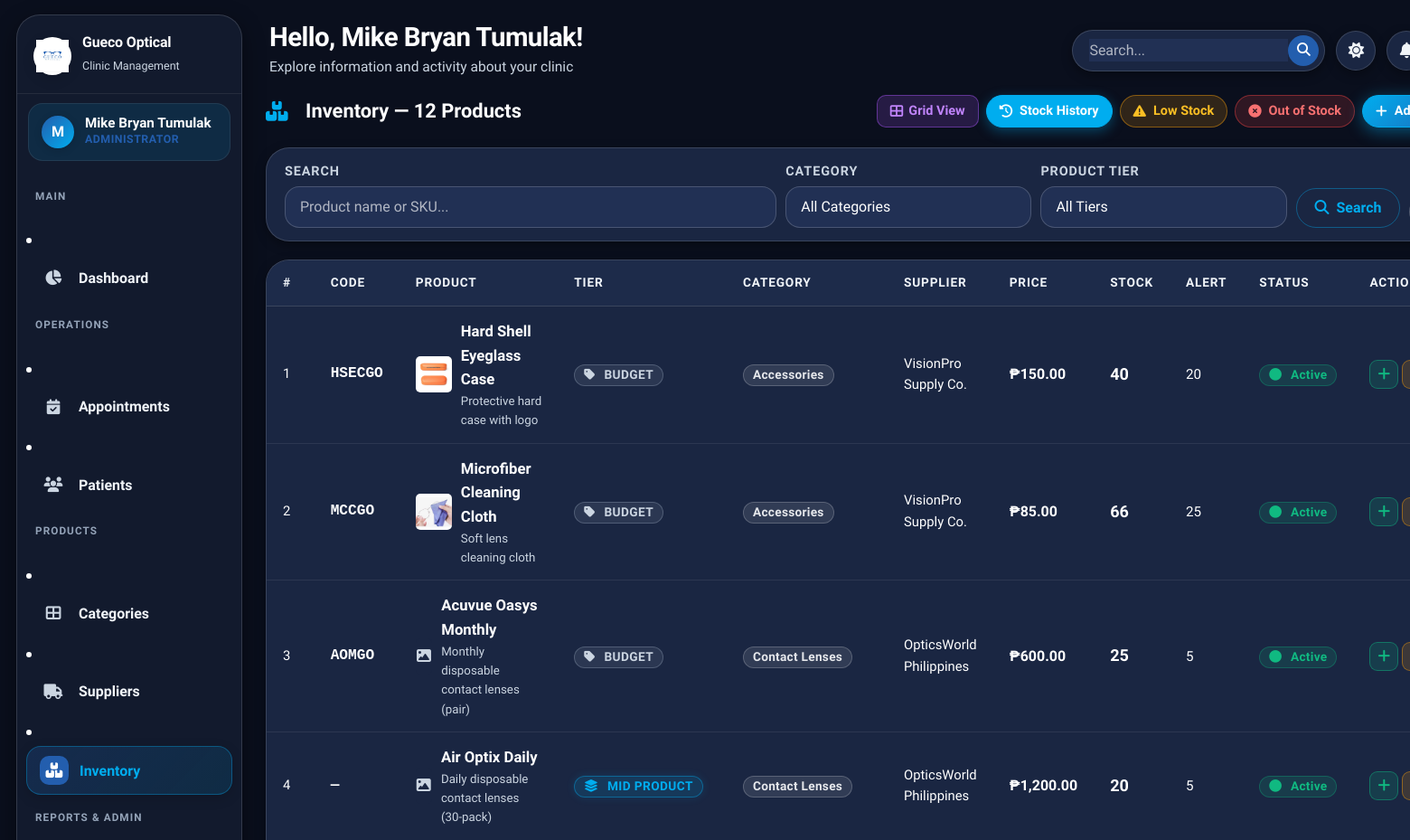
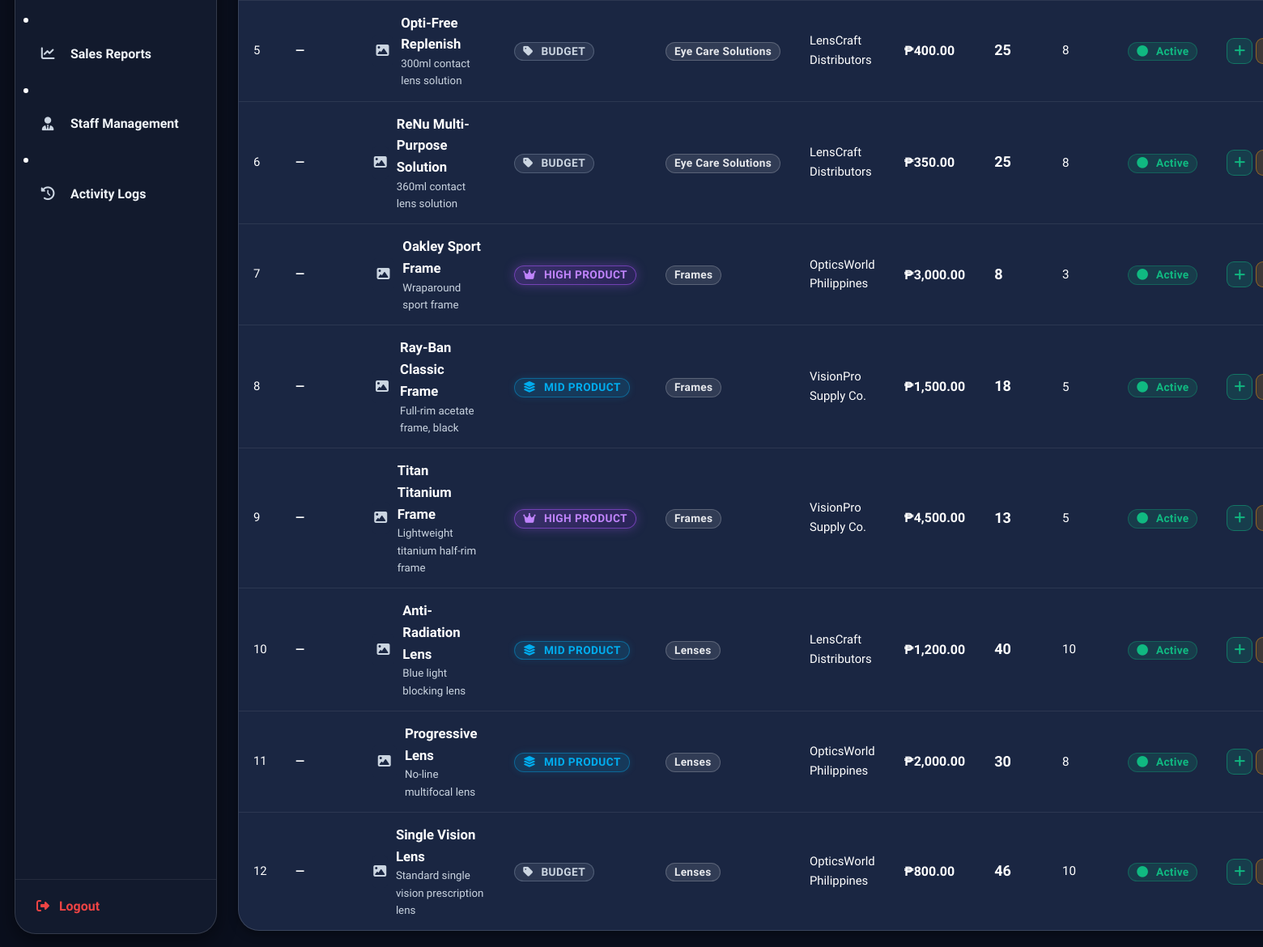
The page /admin/inventory.php (signed in) on the database its author committed (2 pictures, top to bottom).
### tables this page shows
CREATE TABLE `users` (
  `id` int(11) NOT NULL AUTO_INCREMENT,
  `full_name` varchar(100) NOT NULL,
  `email` varchar(100) NOT NULL,
  `password` varchar(255) NOT NULL,
  `role` enum('admin','doctor','saleslady') NOT NULL,
  `phone` varchar(20) DEFAULT NULL,
  `status` enum('active','inactive') DEFAULT 'active',
  `profile_photo` varchar(255) DEFAULT NULL,
  `created_at` timestamp NOT NULL DEFAULT current_timestamp(),
  `updated_at` timestamp NOT NULL DEFAULT current_timestamp() ON UPDATE current_timestamp(),
  PRIMARY KEY (`id`),
  UNIQUE KEY `email` (`email`)
);

CREATE TABLE `products` (
  `id` int(11) NOT NULL AUTO_INCREMENT,
  `category_id` int(11) NOT NULL,
  `tier` enum('budget','mid','high') NOT NULL DEFAULT 'budget',
  `supplier_id` int(11) DEFAULT NULL,
  `name` varchar(150) NOT NULL,
  `product_code` varchar(100) DEFAULT NULL,
  `description` text DEFAULT NULL,
  `image` varchar(255) DEFAULT NULL,
  `price` decimal(10,2) NOT NULL DEFAULT 0.00,
  `stock_quantity` int(11) NOT NULL DEFAULT 0,
  `low_stock_alert` int(11) NOT NULL DEFAULT 5,
  `status` enum('active','inactive') DEFAULT 'active',
  `created_at` timestamp NOT NULL DEFAULT current_timestamp(),
  `updated_at` timestamp NOT NULL DEFAULT current_timestamp() ON UPDATE current_timestamp(),
  PRIMARY KEY (`id`),
  UNIQUE KEY `unique_product_name` (`name`),
  KEY `category_id` (`category_id`),
  KEY `supplier_id` (`supplier_id`),
  KEY `idx_products_tier` (`tier`),
  CONSTRAINT `products_ibfk_1` FOREIGN KEY (`category_id`) REFERENCES `categories` (`id`),
  CONSTRAINT `products_ibfk_2` FOREIGN KEY (`supplier_id`) REFERENCES `suppliers` (`id`) ON DELETE SET NULL
);

CREATE TABLE `categories` (
  `id` int(11) NOT NULL AUTO_INCREMENT,
  `name` varchar(100) NOT NULL,
  `description` text DEFAULT NULL,
  `status` enum('active','inactive') DEFAULT 'active',
  `created_at` timestamp NOT NULL DEFAULT current_timestamp(),
  PRIMARY KEY (`id`),
  UNIQUE KEY `unique_category_name` (`name`)
);

CREATE TABLE `suppliers` (
  `id` int(11) NOT NULL AUTO_INCREMENT,
  `company_name` varchar(150) NOT NULL,
  `contact_person` varchar(100) DEFAULT NULL,
  `phone` varchar(20) DEFAULT NULL,
  `email` varchar(100) DEFAULT NULL,
  `address` text DEFAULT NULL,
  `status` enum('active','inactive') DEFAULT 'active',
  `created_at` timestamp NOT NULL DEFAULT current_timestamp(),
  `updated_at` timestamp NOT NULL DEFAULT current_timestamp() ON UPDATE current_timestamp(),
  PRIMARY KEY (`id`),
  UNIQUE KEY `unique_company_name` (`company_name`)
);

### admin/inventory.php (the view, shortened to what this page needs)
<?php
require_once __DIR__ . '/../config/functions.php';
$db = getDB();
$search = sanitize($_GET['search'] ?? '');
$where = ['1=1']; $params = [];
$whereStr = implode(' AND ', $where);
$products = $db->prepare("
    SELECT p.*, c.name as cat_name, s.company_name as supplier_name
    FROM products p
    JOIN categories c ON c.id=p.category_id
    LEFT JOIN suppliers s ON s.id=p.supplier_id
    WHERE $whereStr ORDER BY c.name, p.name ASC
");
$products->execute($params); $products = $products->fetchAll();
$extraHead = '<link rel="stylesheet" href="'.BASE_URL.'assets/css/pages/inventory.css?v='.time().'">';
include __DIR__ . '/../includes/header.php';
?>
<div class="section-header">
  <h5><i  class="fas fa-boxes me-2 inv-b6b6a8"></i>Inventory — <?= count($products) ?> Products</h5>
  <div class="inv-96b971">
    <button id="viewToggleBtn" class="btn btn-view-toggle btn-sm" onclick="toggleView()"><i class="fas fa-th-large"></i> Grid View</button>
    <a href="inventory_logs.php" class="btn btn-info btn-sm text-white"><i class="fas fa-history"></i> Stock History</a>
    <a href="?stock=low" class="btn btn-warning btn-sm"><i class="fas fa-exclamation-triangle"></i> Low Stock</a>
    <a href="?stock=out" class="btn btn-danger btn-sm"><i class="fas fa-times-circle"></i> Out of Stock</a>
    <button class="btn btn-primary btn-sm" onclick="openModal('addProductModal')"><i class="fas fa-plus"></i> Add Product</button>
  </div>
</div>
<div  class="card inv-684111">
  <div  class="card-body inv-140fb6">
    <form method="GET" class="inv-7cdce4">
      <div class="inv-ce6b9e"><label  class="form-label inv-7c8fee">Search</label>
        <input type="text" name="search" class="form-control" placeholder="Product name or SKU..." value="<?= htmlspecialchars($search) ?>"></div>
      <div class="inv-398dad"><label  class="form-label inv-7c8fee">Category</label>
        <select name="cat" class="form-select">
          <option value="">All Categories</option>
        </select></div>
      <div class="inv-398dad"><label  class="form-label inv-7c8fee">Product Tier</label>
        <select name="tier" class="form-select">
          <option value="">All Tiers</option>
        </select></div>
      <div><button type="submit" class="btn btn-outline-primary"><i class="fas fa-search"></i> Search</button></div>
    </form>
  </div>
</div>
<div class="table-wrapper" id="tableView">
  <div class="table-responsive">
    <table class="table">
      <thead><tr><th>#</th><th>CODE</th><th>Product</th><th>Tier</th><th>Category</th><th>Supplier</th><th>Price</th><th>Stock</th><th>Alert</th><th>Status</th><th>Actions</th></tr></thead>
      <tbody>
        <?php if (empty($products)): ?>
        <tr><td colspan="11"><div class="empty-state"><div class="empty-icon"><i class="fas fa-boxes"></i></div><h6>No products found</h6></div></td></tr>
        <?php else: ?>
        <?php foreach ($products as $i => $p): ?>
        <?php
          $isLow = $p['stock_quantity'] <= $p['low_stock_alert'];
          $isOut = $p['stock_quantity'] == 0;
          $rowClass = $isOut ? 'table-row-out' : ($isLow ? 'table-row-low' : '');
        ?>
        <tr class="<?= $rowClass ?>">
          <td class="inv-67fd48"><?= $i+1 ?></td>
          <td style="font-family:monospace; color:var(--text-primary); font-size:0.85rem; font-weight:600;"><?= sanitize($p['product_code'] ?: '—') ?></td>
          <td>
            <div style="display:flex; align-items:center; gap:10px;">
              <?php if($p['image']): ?>
                <img src="<?= BASE_URL ?>assets/images/products/<?= $p['image'] ?>" alt="Product" style="width:40px; height:40px; object-fit:cover; border-radius:5px;">
              <?php else: ?>
                <div style="width:40px; height:40px; background:var(--bg-card); border-radius:5px; display:flex; align-items:center; justify-content:center; color:var(--text-muted);"><i class="fas fa-image"></i></div>
              <?php endif; ?>
              <div>
                <div class="inv-bac3c9"><?= sanitize($p['name']) ?></div>
                <div class="inv-26a4f5"><?= sanitize($p['description'] ?: '—') ?></div>
              </div>
            </div>
          </td>
          <td><?= tierBadge($p['tier'] ?? 'budget') ?></td>
          <td><span class="badge bg-secondary"><?= sanitize($p['cat_name']) ?></span></td>
          <td class="inv-67fd48"><?= sanitize($p['supplier_name'] ?? '—') ?></td>
          <td class="inv-c0f652"><?= formatCurrency($p['price']) ?></td>
          <td>
            <span style="font-weight:700;font-size:.95rem;color:<?= $isOut?'#DC2626':($isLow?'#EF4444':'var(--text-primary)') ?>">
              <?= $p['stock_quantity'] ?>
            </span>
          </td>
          <td class="inv-00a7ed"><?= $p['low_stock_alert'] ?></td>
          <td><?= statusBadge($p['status']) ?></td>
          <td>
            <div class="inv-152c49">
              <button class="btn btn-sm btn-success btn-icon" title="Stock In" onclick="openStockModal(<?= $p['id'] ?>, '<?= addslashes($p['name']) ?>', 'stock_in')"><i class="fas fa-plus"></i></button>
              <button class="btn btn-sm btn-warning btn-icon" title="Stock Out" onclick="openStockModal(<?= $p['id'] ?>, '<?= addslashes($p['name']) ?>', 'stock_out')"><i class="fas fa-minus"></i></button>
            </div>
          </td>
        </tr>
        <?php endforeach; ?>
        <?php endif; ?>
      </tbody>
    </table>
  </div>
</div>
<?php include __DIR__ . '/../includes/footer.php'; ?>

### includes/header.php (shortened to what this page needs)
<?php
require_once __DIR__ . '/../config/functions.php';
$user        = getCurrentUser();
$fullName    = $user['full_name'] ?? 'Admin';
$initials    = strtoupper(substr($fullName, 0, 1));
$userTheme = $_COOKIE['gueco_theme'] ?? ($_COOKIE['theme'] ?? 'dark');
$currentTheme = ($userTheme === 'light') ? 'light' : 'dark';
?>
<!DOCTYPE html>
<html lang="en" data-theme="<?= $currentTheme ?>">
<head>
  <link href="https://cdn.jsdelivr.net/npm/bootstrap@5.3.3/dist/css/bootstrap.min.css" rel="stylesheet">
  <link rel="stylesheet" href="https://cdnjs.cloudflare.com/ajax/libs/font-awesome/6.5.0/css/all.min.css">
  <link rel="stylesheet" href="<?= BASE_URL ?>assets/css/style.css?v=<?= time() ?>">
  <?php if (isset($extraHead)) echo $extraHead; ?>
</head>
<body>
<div class="app-wrapper">
  <aside class="sidebar" id="sidebar">
    <div class="sidebar-logo">
      <div class="logo-icon">
        <img src="<?= BASE_URL ?>assets/images/logo.png?v=2" alt="Logo" style="width:100%; height:100%; object-fit:contain;">
      </div>
      <div class="logo-text">
        <h6>Gueco Optical</h6>
        <span>Clinic Management</span>
      </div>
    </div>
    <div class="sidebar-user">
      <div class="user-avatar">
        <span><?= $initials ?></span>
      </div>
      <div class="user-info">
        <div class="user-name"><?= sanitize($fullName) ?></div>
        <div class="user-role"><?= getRoleLabel($user['role'] ?? '') ?></div>
      </div>
    </div>
    <nav class="sidebar-nav">
      <?php include __DIR__ . '/sidebar.php'; ?>
    </nav>
    <div class="sidebar-bottom">
      <a href="<?= BASE_URL ?>logout.php" class="nav-link">
        <div class="nav-icon" style="color:var(--clr-danger)"><i class="fas fa-sign-out-alt"></i></div>
        <span>Logout</span>
      </a>
    </div>
  </aside>
  <div class="main-content">
    <header class="app-header">
      <div class="header-left">
        <div class="header-greeting">
          <h4>Hello, <?= sanitize($fullName) ?>!</h4>
          <p>Explore information and activity about your clinic</p>
        </div>
      </div>
      <div class="header-right">
        <div class="header-search-wrap">
          <input type="text" placeholder="Search..." aria-label="Search">
          <button type="button" class="header-search-btn" title="Search">
            <i class="fas fa-search"></i>
          </button>
        </div>
        <button class="header-icon-btn" id="themeToggle" title="Toggle Theme">
          <i class="fas fa-moon" id="themeIcon"></i>
        </button>
        <div class="dropdown" id="notifDropdownWrap">
          <button class="header-icon-btn" type="button" data-bs-toggle="dropdown" aria-expanded="false" title="Notifications">
            <i class="fas fa-bell"></i>
          </button>
        </div>
      </div>
    </header>
    <div class="page-content">

### config/functions.php (shortened to what this page needs)
<?php
function getCurrentUser(): ?array {
    try {
        $db = getDB();
        $stmt = $db->prepare("SELECT id, full_name, role, email, phone, status FROM users WHERE id = ?");
        $stmt->execute([$_SESSION['user_id']]);
        $user = $stmt->fetch();
        if ($user) {
            $currentUser = $user;
            return $currentUser;
        }
    } catch (Exception $e) {
    }
    $currentUser = [
        'id'        => $_SESSION['user_id'] ?? 0,
        'full_name' => $_SESSION['user_name'] ?? 'User',
        'role'      => $_SESSION['user_role'] ?? 'guest',
        'email'     => $_SESSION['user_email'] ?? '',
    ];
    return $currentUser;
}
function getRoleLabel(string $role): string {
    return match($role) {
        'admin'     => 'Administrator',
        'doctor'    => 'Optometrist',
        'saleslady' => 'Saleslady / Cashier',
        default     => ucfirst($role),
    };
}
function sanitize(string $value): string {
    return htmlspecialchars(strip_tags(trim($value)), ENT_QUOTES, 'UTF-8');
}
function formatCurrency(float $amount): string {
    return '₱' . number_format($amount, 2);
}
function statusBadge(string $status): string {
    $map = [
        'pending'   => ['warning', 'clock'],
        'confirmed' => ['info',    'check-circle'],
        'completed' => ['success', 'check-double'],
        'cancelled' => ['danger',  'times-circle'],
        'no_show'   => ['secondary','user-times'],
        'active'    => ['success', 'circle'],
        'inactive'  => ['danger',  'circle'],
        'stock_in'  => ['success', 'arrow-up'],
        'stock_out' => ['danger',  'arrow-down'],
        'adjustment'=> ['warning', 'edit'],
    ];
    $cfg = $map[$status] ?? ['secondary', 'question-circle'];
    $label = ucwords(str_replace('_', ' ', $status));
    return "<span class='badge bg-{$cfg[0]}'><i class='fas fa-{$cfg[1]} me-1'></i>{$label}</span>";
}
function tierBadge(string $tier): string {
    $tier = strtolower(trim($tier));
    return match($tier) {
        'budget' => '<span class="badge badge-tier badge-tier-budget"><i class="fas fa-tag me-1"></i>Budget</span>',
        'mid'    => '<span class="badge badge-tier badge-tier-mid"><i class="fas fa-layer-group me-1"></i>Mid Product</span>',
        'high'   => '<span class="badge badge-tier badge-tier-high"><i class="fas fa-crown me-1"></i>High Product</span>',
        default  => '<span class="badge bg-secondary"><i class="fas fa-tag me-1"></i>' . htmlspecialchars(ucfirst($tier)) . '</span>',
    };
}

### rows shown on the page
users: full_name "M", full_name "Mike Bryan Tumulak", role "ADMINISTRATOR"
products: product_code "HSECGO", image (picture), name "Hard Shell Eyeglass Case", description "Protective hard case with logo", tier "BUDGET", category.name "Accessories", supplier.company_name "VisionPro Supply Co.", price "₱150.00", stock_quantity "40", low_stock_alert "20", status "Active"
products: product_code "MCCGO", image (picture), name "Microfiber Cleaning Cloth", description "Soft lens cleaning cloth", tier "BUDGET", category.name "Accessories", supplier.company_name "VisionPro Supply Co.", price "₱85.00", stock_quantity "66", low_stock_alert "25", status "Active"
products: product_code "AOMGO", name "Acuvue Oasys Monthly", description "Monthly disposable contact lenses (pair)", tier "BUDGET", category.name "Contact Lenses", supplier.company_name "OpticsWorld Philippines", price "₱600.00", stock_quantity "25", low_stock_alert "5", status "Active"
products: product_code "—", name "Air Optix Daily", description "Daily disposable contact lenses (30-pack)", tier "MID PRODUCT", category.name "Contact Lenses", supplier.company_name "OpticsWorld Philippines", price "₱1,200.00", stock_quantity "20", low_stock_alert "5", status "Active"
products: product_code "—", name "Opti-Free Replenish", description "300ml contact lens solution", tier "BUDGET", category.name "Eye Care Solutions", supplier.company_name "LensCraft Distributors", price "₱400.00", stock_quantity "25", low_stock_alert "8", status "Active"
products: product_code "—", name "ReNu Multi-Purpose Solution", description "360ml contact lens solution", tier "BUDGET", category.name "Eye Care Solutions", supplier.company_name "LensCraft Distributors", price "₱350.00", stock_quantity "25", low_stock_alert "8", status "Active"
products: product_code "—", name "Oakley Sport Frame", description "Wraparound sport frame", tier "HIGH PRODUCT", category.name "Frames", supplier.company_name "OpticsWorld Philippines", price "₱3,000.00", stock_quantity "8", low_stock_alert "3", status "Active"
products: product_code "—", name "Ray-Ban Classic Frame", description "Full-rim acetate frame, black", tier "MID PRODUCT", category.name "Frames", supplier.company_name "VisionPro Supply Co.", price "₱1,500.00", stock_quantity "18", low_stock_alert "5", status "Active"
products: product_code "—", name "Titan Titanium Frame", description "Lightweight titanium half-rim frame", tier "HIGH PRODUCT", category.name "Frames", supplier.company_name "VisionPro Supply Co.", price "₱4,500.00", stock_quantity "13", low_stock_alert "5", status "Active"
products: product_code "—", name "Anti-Radiation Lens", description "Blue light blocking lens", tier "MID PRODUCT", category.name "Lenses", supplier.company_name "LensCraft Distributors", price "₱1,200.00", stock_quantity "40", low_stock_alert "10", status "Active"
products: product_code "—", name "Progressive Lens", description "No-line multifocal lens", tier "MID PRODUCT", category.name "Lenses", supplier.company_name "OpticsWorld Philippines", price "₱2,000.00", stock_quantity "30", low_stock_alert "8", status "Active"
products: product_code "—", name "Single Vision Lens", description "Standard single vision prescription lens", tier "BUDGET", category.name "Lenses", supplier.company_name "OpticsWorld Philippines", price "₱800.00", stock_quantity "46", low_stock_alert "10", status "Active"

### other values the page prints
count($products) "12"
